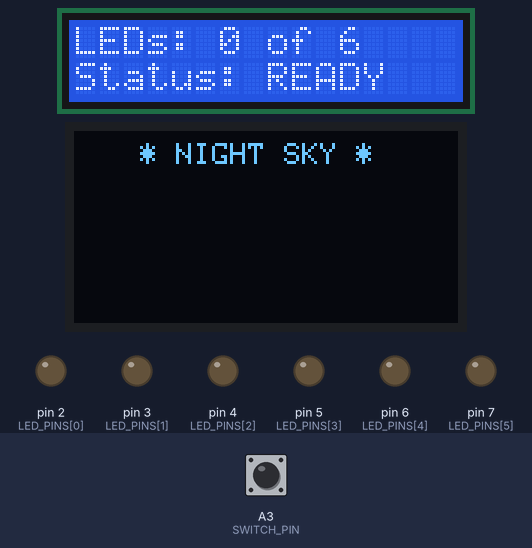
Recording of a program running on a simulated Arduino Uno, built with avr-gcc and run on an emulated ATmega328P. Shown: 16×2 character LCD, 128×64 one-colour display, output pins drawn as LEDs (lit = HIGH). Inputs (shaded band) come from the test bench; at power-on: A3 (SWITCH_PIN) HIGH. Random numbers use the default seed unless the program sets one.

Above: at 8.9 s.
9.0 s: A3 (SWITCH_PIN) pulled LOW for 0.15 s
At 9.17 s:
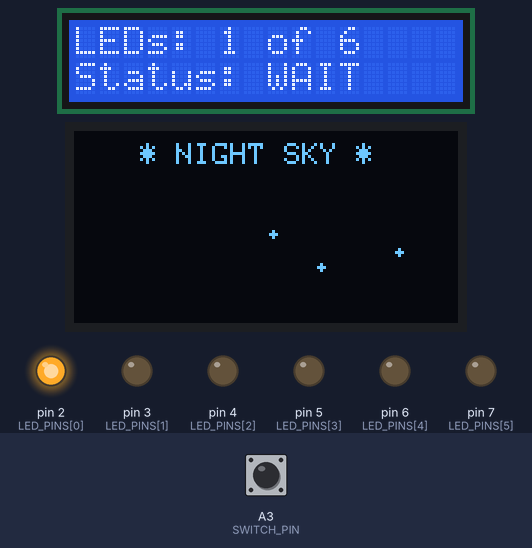
9.7 s: A3 (SWITCH_PIN) driven LOW
At 15.99 s:
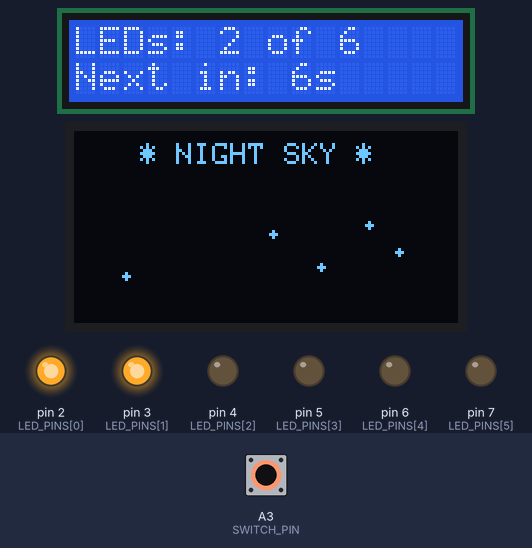
16.8 s: A3 (SWITCH_PIN) driven HIGH
At 21.51 s:
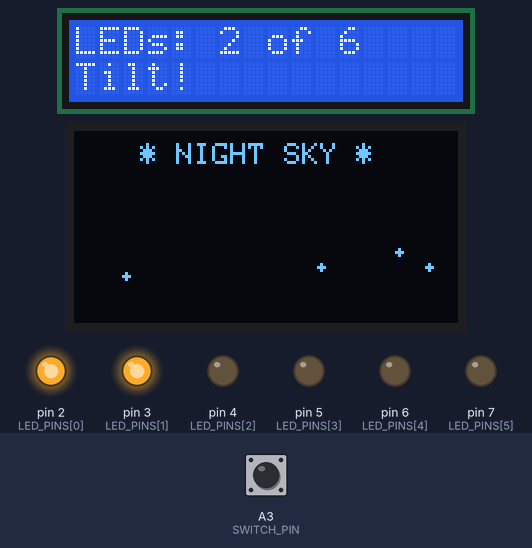
22.8 s: A3 (SWITCH_PIN) driven LOW
At 23.48 s:
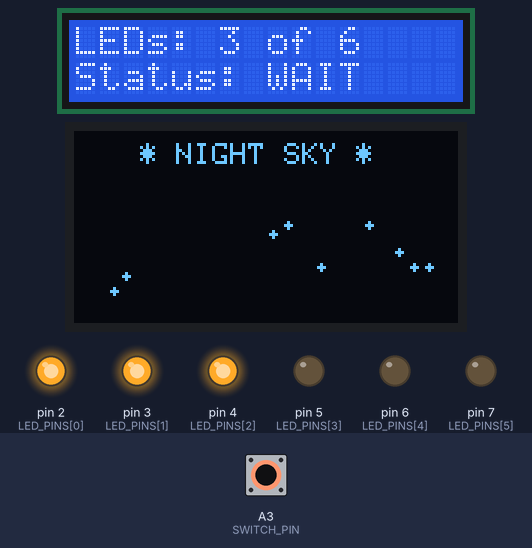
24.6 s: A3 (SWITCH_PIN) driven HIGH
At 29.04 s:
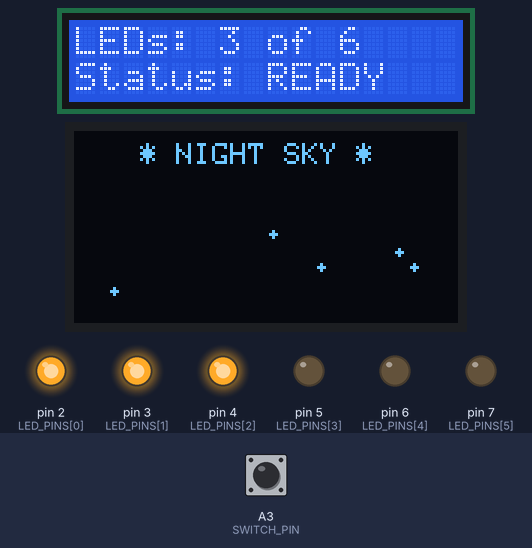
30.6 s: A3 (SWITCH_PIN) driven LOW
At 31.02 s:
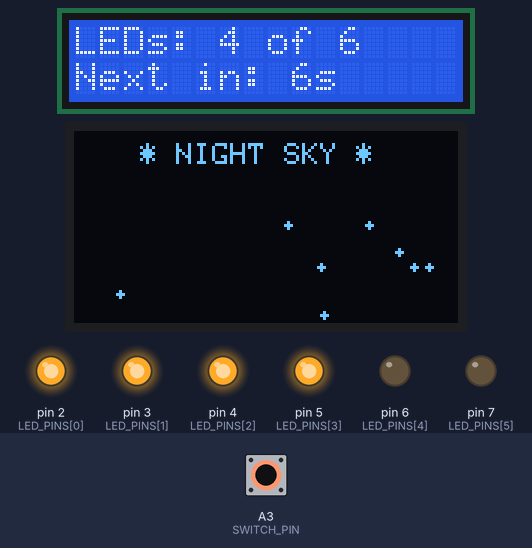
Timing chart, 0 to 38.1 s (numbered marks = the images above; inputs shaded):
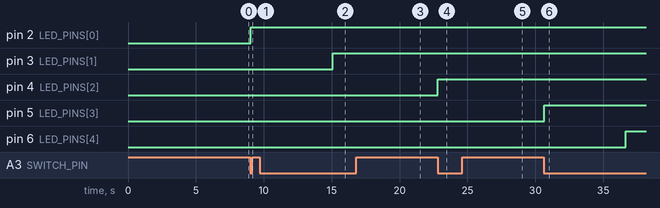

Measured:
- after the input at 9.0 s, pin 2 (LED_PINS[0]): LOW → HIGH at once
- after the input at 9.7 s, pin 3 (LED_PINS[1]): LOW → HIGH after 5.4 s
- after the input at 22.8 s, pin 4 (LED_PINS[2]): LOW → HIGH at once
- after the input at 30.6 s, pin 5 (LED_PINS[3]): LOW → HIGH at once; pin 6 (LED_PINS[4]): LOW → HIGH after 6.0 s

The program:

main.cpp
```cpp
#include <Arduino.h>
#include <Wire.h>
#include <LiquidCrystal_I2C.h>
#include <Adafruit_GFX.h>
#include <Adafruit_SSD1306.h>

Adafruit_SSD1306   oled(128, 64, &Wire, -1);
LiquidCrystal_I2C  lcd(0x27, 16, 2);

const int SWITCH_PIN       = A3;
const int LED_PINS[]       = {2, 3, 4, 5, 6, 7};
const int LED_COUNT        = 6;

//Timing
const unsigned long TILT_INTERVAL_MS   = 6000;
const unsigned long SHOOT_FRAME_MS     = 30;
const unsigned long LCD_BLINK_PERIOD   = 500;

//Star field
const int NUM_STARS        = 35;
const int STARS_PER_LED    = 3;

int starX[NUM_STARS];
int starY[NUM_STARS];

//Shooting star
const float SHOOT_DX = 3.0f;
const float SHOOT_DY = 1.5f;

bool  shootingActive  = false;
float shootX          = 0;
float shootY          = 0;
unsigned long lastShootFrame = 0;

//State
int           ledsOn   = 0;
unsigned long lastTilt = 0;

//Star field functions
void initStarField() {
  for (int i = 0; i < NUM_STARS; i++) {
    starX[i] = random(2, 126);
    starY[i] = random(18, 62);
  }
}

//draw a star
void drawStar(int x, int y) {
  oled.drawPixel(x, y, SSD1306_WHITE);
  oled.drawPixel(x + 1, y, SSD1306_WHITE);
  oled.drawPixel(x - 1, y, SSD1306_WHITE);
  oled.drawPixel(x, y + 1, SSD1306_WHITE);
  oled.drawPixel(x, y - 1, SSD1306_WHITE);
}

void handleShootingStar() {
  if (!shootingActive) return;

  if (millis() - lastShootFrame < SHOOT_FRAME_MS) return;
  shootX += SHOOT_DX;
  shootY += SHOOT_DY;
  lastShootFrame = millis();
  if (shootX > 128 || shootY > 63) { shootingActive = false; return; }

  int x = (int)shootX, y = (int)shootY;
  oled.drawPixel(x, y, SSD1306_WHITE);
  oled.drawPixel(x - 1, y, SSD1306_WHITE);
  oled.drawPixel(x - 2, y - 1, SSD1306_WHITE);
  oled.drawPixel(x - 3, y - 1, SSD1306_WHITE);
}

//turns off all LEDs
void resetLEDs() {
  for (int i = 0; i < LED_COUNT; i++) digitalWrite(LED_PINS[i], LOW);
}


//OLED
void updateOLED() {
  oled.clearDisplay();
  oled.setTextSize(1);
  oled.setTextColor(SSD1306_WHITE);
  oled.setCursor(22, 4);
  oled.print("* NIGHT SKY *");

  int starsToShow = ledsOn * STARS_PER_LED;
  for (int i = 0; i < starsToShow; i++) {
    if (random(0, 10) > 1) drawStar(starX[i], starY[i]);
  }

  handleShootingStar();
  oled.display();
}


//LCD
void updateLCD() {
  bool blink   = (millis() / LCD_BLINK_PERIOD) % 2 == 0;
  bool canTilt = millis() - lastTilt > TILT_INTERVAL_MS;

  lcd.setCursor(0, 0);
  lcd.print("LEDs: "); lcd.print(ledsOn); lcd.print(" of 6  ");

  lcd.setCursor(0, 1);
  if (canTilt) {
    lcd.print(blink ? "Tilt!          " : "Status: READY   ");
  } else if (blink) {
    lcd.print("Status: WAIT    ");
  } else {
    int secondsLeft = (TILT_INTERVAL_MS - (millis() - lastTilt)) / 1000 + 1;
    lcd.print("Next in: "); lcd.print(secondsLeft); lcd.print("s      ");
  }
}


//Tilt
void handleTilt() {
  if (digitalRead(SWITCH_PIN) != LOW) return;
  if (millis() - lastTilt <= TILT_INTERVAL_MS) return;

  if (ledsOn < LED_COUNT) {
    digitalWrite(LED_PINS[ledsOn], HIGH);
  }

  lastTilt = millis();
  if (++ledsOn > LED_COUNT) {
    resetLEDs();

    shootX = 0;
    shootY = random(18, 40);
    shootingActive = true;
    initStarField();

    ledsOn = 0;
  }
}

void setup() {
  Serial.begin(9600);

  lcd.init();
  lcd.backlight();
  lcd.setCursor(0, 0);
  lcd.print("-- Ready --");

  oled.begin(SSD1306_SWITCHCAPVCC, 0x3C);

  pinMode(SWITCH_PIN, INPUT_PULLUP);
  for (int i = 0; i < LED_COUNT; i++) pinMode(LED_PINS[i], OUTPUT);
  randomSeed(analogRead(A0));

  initStarField();
}

void loop() {
  updateLCD();
  handleTilt();
  updateOLED();
}
```
